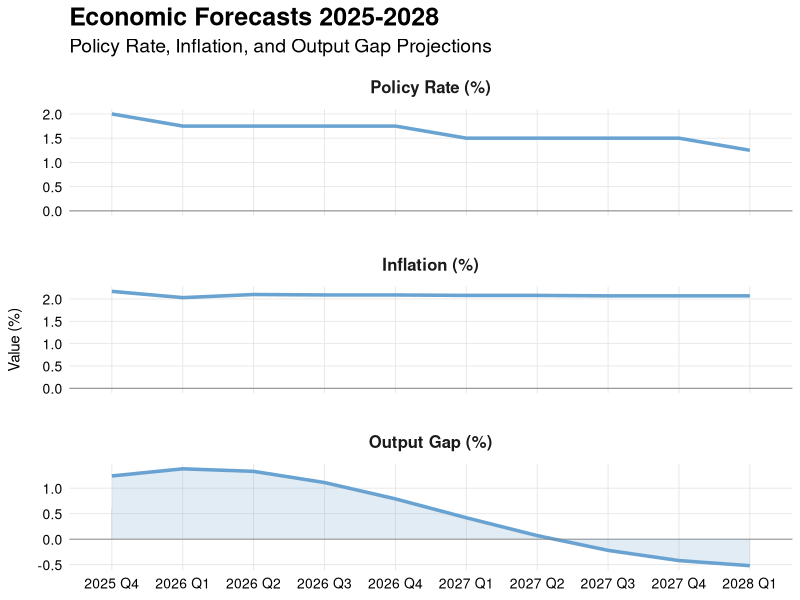
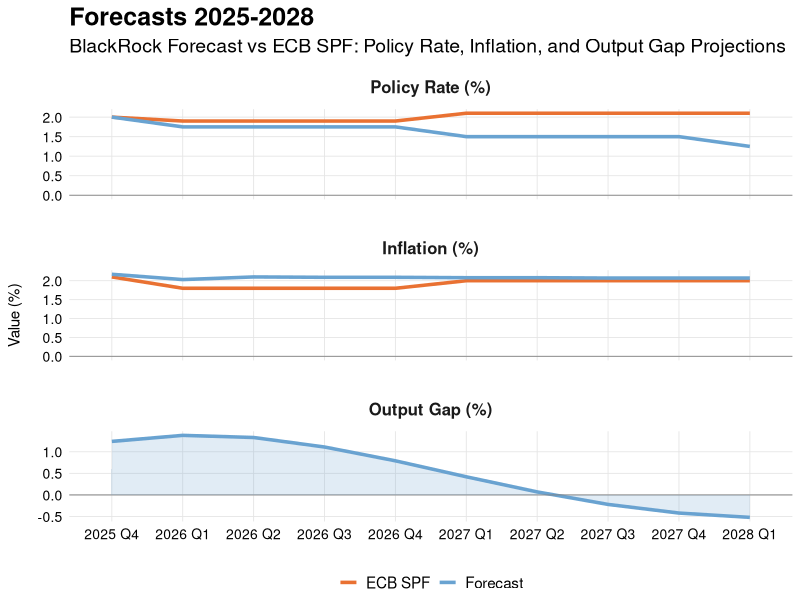

Reproduce these figures in R, in order. (Note: this script raises an error after producing the figures.)
# ============================================================================
# ECB Survey of Professional Forecasters (SPF) Comparison
# ============================================================================
# This script compares our forecasts with ECB SPF data for:
# - Policy Rate Forecasts
# - Inflation Forecasts
# ============================================================================

# Set up Environment
#rm(list = ls(all = TRUE)) # clear environment
#cat("\014") # clear console
#setwd("")

# Load required packages
library(ggplot2)
library(dplyr)
library(tidyr)

# ============================================================================
# 1. Create data frames for our Forecast and the ECB SPF
# ============================================================================

our_forecasts <- data.frame(
  Quarter = c("2025 Q4", "2026 Q1", "2026 Q2", "2026 Q3", "2026 Q4",
              "2027 Q1", "2027 Q2", "2027 Q3", "2027 Q4", "2028 Q1"),
  Policy_Rate = c(2.00, 1.75, 1.75, 1.75, 1.75, 
                  1.50, 1.50, 1.50, 1.50, 1.25),
  Inflation = c(2.1, 2.03, 2.10, 2.09, 2.09, 
                2.08, 2.08, 2.07, 2.07, 2.07),
  Source = "Forecast"
)

spf_forecasts <- data.frame(
  Quarter = c("2025 Q4", "2026 Q1", "2026 Q2", "2026 Q3", "2026 Q4",
              "2027 Q1", "2027 Q2", "2027 Q3", "2027 Q4", "2028 Q1"),
  Policy_Rate = c(2.0, 1.9, 1.9, 1.9, 1.9, 2.1, 2.1, 2.1, 2.1, 2.1),
  Inflation = c(2.1, 1.8, 1.8, 1.8, 1.8, 2.0, 2.0, 2.0, 2.0, 2.0),
  Source = "ECB SPF"
)

comparison <- rbind(our_forecasts, spf_forecasts)

our_full_forecast_data <- data.frame(
  Quarter = c("2025 Q4", "2026 Q1", "2026 Q2", "2026 Q3", "2026 Q4",
              "2027 Q1", "2027 Q2", "2027 Q3", "2027 Q4", "2028 Q1"),
  Policy_Rate = c(2.00, 1.75, 1.75, 1.75, 1.75, 
                  1.50, 1.50, 1.50, 1.50, 1.25),
  Inflation = c(2.17, 2.03, 2.10, 2.09, 2.09, 
                2.08, 2.08, 2.07, 2.07, 2.07),
  Output_Gap = c(1.24, 1.38, 1.33, 1.11, 0.79, 
                 0.42, 0.07, -0.22, -0.42, -0.52),
  Source = "Forecast"
)

# Create SPF data with Output_Gap as NA for comparison
spf_full_forecast_data <- data.frame(
  Quarter = c("2025 Q4", "2026 Q1", "2026 Q2", "2026 Q3", "2026 Q4",
              "2027 Q1", "2027 Q2", "2027 Q3", "2027 Q4", "2028 Q1"),
  Policy_Rate = c(2.0, 1.9, 1.9, 1.9, 1.9, 2.1, 2.1, 2.1, 2.1, 2.1),
  Inflation = c(2.1, 1.8, 1.8, 1.8, 1.8, 2.0, 2.0, 2.0, 2.0, 2.0),
  Output_Gap = rep(NA, 10),  # SPF doesn't have Output Gap data
  Source = "ECB SPF"
)

# Combine both forecasts
combined_full_forecast <- rbind(our_full_forecast_data, spf_full_forecast_data)

# ============================================================================
# 2. Define Unified Theme (matching the attached figure)
# ============================================================================

unified_theme <- theme_minimal() +
  theme(
    # Plot elements
    plot.title = element_text(size = 18, face = "bold", hjust = 0, margin = margin(b = 5)),
    plot.subtitle = element_text(size = 14, hjust = 0, margin = margin(b = 15)),
    plot.background = element_rect(fill = "white", color = NA),
    panel.background = element_rect(fill = "white", color = NA),
    
    # Grid
    panel.grid.major = element_line(color = "grey90", size = 0.3),
    panel.grid.minor = element_blank(),
    
    # Axes
    axis.title = element_text(size = 11, face = "plain"),
    axis.title.x = element_blank(),
    axis.title.y = element_text(size = 11, margin = margin(r = 10)),
    axis.text = element_text(size = 10, color = "black"),
    axis.text.x = element_text(angle = 0, hjust = 0.5),
    axis.line = element_blank(),
    axis.ticks = element_blank(),
    
    # Legend
    legend.position = "bottom",
    legend.title = element_blank(),
    legend.text = element_text(size = 11),
    legend.key.size = unit(1, "lines"),
    legend.margin = margin(t = 10),
    legend.background = element_rect(fill = "white", color = NA),
    
    # Facets
    strip.text = element_text(size = 12, face = "bold", margin = margin(b = 10)),
    strip.background = element_blank(),
    panel.spacing = unit(2, "lines")
  )

# ============================================================================
# 3. Create plots for our own forecast and with SPF comparison
# ============================================================================

# Reshape data to long format for faceting
forecast_long <- combined_full_forecast %>%
  pivot_longer(
    cols = c(Policy_Rate, Inflation, Output_Gap),
    names_to = "Variable",
    values_to = "Value"
  ) %>%
  mutate(
    Variable = case_when(
      Variable == "Policy_Rate" ~ "Policy Rate (%)",
      Variable == "Inflation" ~ "Inflation (%)",
      Variable == "Output_Gap" ~ "Output Gap (%)",
      TRUE ~ Variable
    ),
    Variable = factor(Variable, levels = c("Policy Rate (%)", "Inflation (%)", "Output Gap (%)"))
  )

# Color scheme
colors <- c("Forecast" = "#69A3D1", "ECB SPF" = "#E97132")

# Create plot with only our forecast
p0 <- ggplot(forecast_long %>% filter(Source == "Forecast"), 
             aes(x = Quarter, y = Value, group = Variable)) +
  geom_line(size = 1.2, color = "#69A3D1") +
  geom_hline(yintercept = 0, linetype = "solid", color = "gray50", size = 0.3) +
  
  # Add area fill ONLY for Output Gap
  geom_area(data = forecast_long %>% filter(Variable == "Output Gap (%)", Source == "Forecast"),
            aes(x = Quarter, y = Value, group = Variable),
            fill = "#69A3D1", alpha = 0.2, color = NA) +
  
  facet_wrap(~Variable, ncol = 1, scales = "free_y") +
  labs(
    title = "Economic Forecasts 2025-2028",
    subtitle = "Policy Rate, Inflation, and Output Gap Projections",
    y = "Value (%)"
  ) +
  unified_theme +
  theme(legend.position = "none")  # Remove legend since there's only one source

print(p0)

# Create plot with both forecasts
p1 <- ggplot(forecast_long, aes(x = Quarter, y = Value, group = interaction(Variable, Source), color = Source)) +
  geom_line(size = 1.2) +
  geom_hline(yintercept = 0, linetype = "solid", color = "gray50", size = 0.3) +
  
  # Add area fill ONLY for Output Gap from our Forecast
  geom_area(data = forecast_long %>% filter(Variable == "Output Gap (%)", Source == "Forecast"),
            aes(x = Quarter, y = Value, group = Variable),
            fill = "#69A3D1", alpha = 0.2, color = NA) +
  
  facet_wrap(~Variable, ncol = 1, scales = "free_y") +
  scale_color_manual(values = colors) +
  labs(
    title = "Forecasts 2025-2028",
    subtitle = "BlackRock Forecast vs ECB SPF: Policy Rate, Inflation, and Output Gap Projections",
    y = "Value (%)"
  ) +
  unified_theme

print(p1)

# Create faceted plot
p2 <- ggplot(comparison_long, aes(x = Quarter, y = Value, color = Source, group = Source)) +
  geom_line(size = 1.2) +
  facet_wrap(~Variable, ncol = 1, scales = "free_y") +
  scale_color_manual(values = colors) +
  labs(
    title = "Combined Economic Forecast Comparison",
    subtitle = "BlackRock Forecast vs ECB Survey of Professional Forecasters",
    y = "Rate (%)"
  ) +
  unified_theme

print(p2)

# ============================================================================
# 4. Export Plots
# ============================================================================

# Save the combined plots
ggsave("forecasts_all.png", plot = p0, width = 10, height = 12, dpi = 300, bg = FALSE)
ggsave("forecasts_all_comparison.png", plot = p1, width = 8, height = 8, bg = FALSE)
ggsave("forecasts_only_comparison.png", plot = p2, width = 10, height = 6, dpi = 300, bg = "white")

cat("\n==== Plots created successfully ====\n")
